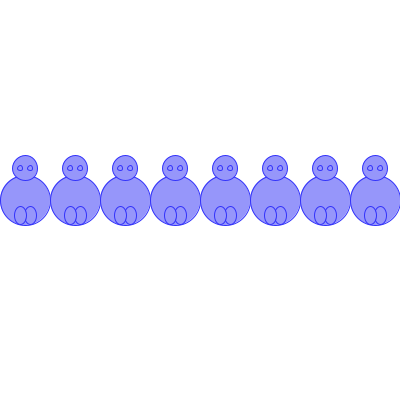
Frame 1 (no input)
Frame 60 (the mouse pressed at the canvas centre just before this capture): identical to frame 1, image omitted
Frame 120 (the mouse held since frame 60 and released just before this capture): identical to frame 1, image omitted

The Processing sketch that drew this single still picture (run headless with seeded random() and noise(); from frame 60 on, the mouse is pressed at the canvas centre):

// Processing sketch: processing_138668
// ── processing_138668.pde

float[] a;


void setup() {
  size(400, 400);
  stroke(50, 50, 250);
  fill(150, 150, 250);

  a = new float[8];
  int i = 0;
  while ( i <= 7 ) {
    a[i] = 200;
    i = i + 1;
  }
  
}

void draw() {
  background(255);
  int i = 0;
  while ( i <= 7 ) {
    
 
    ellipse(i*50+25, a[i], 50, 50);
    ellipse(i*50+25, a[i]-32, 25, 25);
    ellipse(i*50+30, a[i]+15, 12, 18);
    ellipse(i*50+20, a[i]+15, 12, 18);
    ellipse(i*50+30, a[i]-32, 5, 5);
    ellipse(i*50+20, a[i]-32, 5, 5);
    if ( mouseX > i*50 && mouseX < i*50+50 ) 
    
    {
      a[i] = a[i] + random(-5, 5);
    }
    i = i + 1;
  }
}
